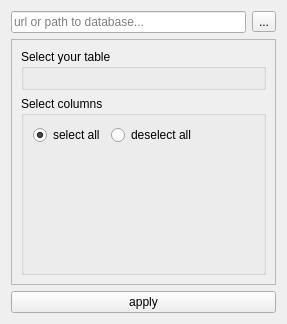
<?xml version="1.0" encoding="UTF-8"?>
<ui version="4.0">
 <class>Form</class>
 <widget class="QWidget" name="Form">
  <property name="geometry">
   <rect>
    <x>0</x>
    <y>0</y>
    <width>287</width>
    <height>324</height>
   </rect>
  </property>
  <property name="windowTitle">
   <string>Form</string>
  </property>
  <layout class="QVBoxLayout" name="verticalLayout">
   <item>
    <layout class="QHBoxLayout" name="hbox">
     <item alignment="Qt::AlignTop">
      <widget class="QLineEdit" name="path">
       <property name="minimumSize">
        <size>
         <width>100</width>
         <height>0</height>
        </size>
       </property>
       <property name="dragEnabled">
        <bool>true</bool>
       </property>
       <property name="placeholderText">
        <string>url or path to database...</string>
       </property>
      </widget>
     </item>
     <item alignment="Qt::AlignTop">
      <widget class="QToolButton" name="browse">
       <property name="text">
        <string>...</string>
       </property>
      </widget>
     </item>
    </layout>
   </item>
   <item>
    <widget class="QScrollArea" name="scrollArea">
     <property name="widgetResizable">
      <bool>true</bool>
     </property>
     <widget class="QWidget" name="scrollAreaWidgetContents">
      <property name="geometry">
       <rect>
        <x>0</x>
        <y>0</y>
        <width>263</width>
        <height>234</height>
       </rect>
      </property>
      <layout class="QVBoxLayout" name="verticalLayout_4">
       <item>
        <widget class="QGroupBox" name="groupBox">
         <property name="sizePolicy">
          <sizepolicy hsizetype="Preferred" vsizetype="Minimum">
           <horstretch>0</horstretch>
           <verstretch>0</verstretch>
          </sizepolicy>
         </property>
         <property name="title">
          <string>Select your table</string>
         </property>
         <layout class="QVBoxLayout" name="verticalLayout_3">
          <item>
           <widget class="QWidget" name="tableNames" native="true">
            <property name="sizePolicy">
             <sizepolicy hsizetype="Preferred" vsizetype="Minimum">
              <horstretch>0</horstretch>
              <verstretch>0</verstretch>
             </sizepolicy>
            </property>
           </widget>
          </item>
         </layout>
        </widget>
       </item>
       <item>
        <widget class="QGroupBox" name="groupBox_2">
         <property name="sizePolicy">
          <sizepolicy hsizetype="Preferred" vsizetype="Minimum">
           <horstretch>0</horstretch>
           <verstretch>0</verstretch>
          </sizepolicy>
         </property>
         <property name="title">
          <string>Select columns</string>
         </property>
         <layout class="QVBoxLayout" name="verticalLayout_2">
          <item>
           <layout class="QHBoxLayout" name="horizontalLayout">
            <item>
             <widget class="QRadioButton" name="selectAll">
              <property name="text">
               <string>select all</string>
              </property>
              <property name="checked">
               <bool>true</bool>
              </property>
             </widget>
            </item>
            <item>
             <widget class="QRadioButton" name="deselectAll">
              <property name="text">
               <string>deselect all</string>
              </property>
              <property name="checked">
               <bool>false</bool>
              </property>
             </widget>
            </item>
            <item>
             <spacer name="horizontalSpacer">
              <property name="orientation">
               <enum>Qt::Horizontal</enum>
              </property>
              <property name="sizeHint" stdset="0">
               <size>
                <width>40</width>
                <height>20</height>
               </size>
              </property>
             </spacer>
            </item>
           </layout>
          </item>
          <item alignment="Qt::AlignTop">
           <widget class="QWidget" name="colnames" native="true">
            <property name="sizePolicy">
             <sizepolicy hsizetype="Preferred" vsizetype="Minimum">
              <horstretch>0</horstretch>
              <verstretch>0</verstretch>
             </sizepolicy>
            </property>
           </widget>
          </item>
          <item>
           <spacer name="verticalSpacer">
            <property name="orientation">
             <enum>Qt::Vertical</enum>
            </property>
            <property name="sizeHint" stdset="0">
             <size>
              <width>20</width>
              <height>40</height>
             </size>
            </property>
           </spacer>
          </item>
         </layout>
        </widget>
       </item>
      </layout>
     </widget>
    </widget>
   </item>
   <item>
    <widget class="QPushButton" name="apply">
     <property name="text">
      <string>apply</string>
     </property>
    </widget>
   </item>
  </layout>
 </widget>
 <resources/>
 <connections/>
</ui>
